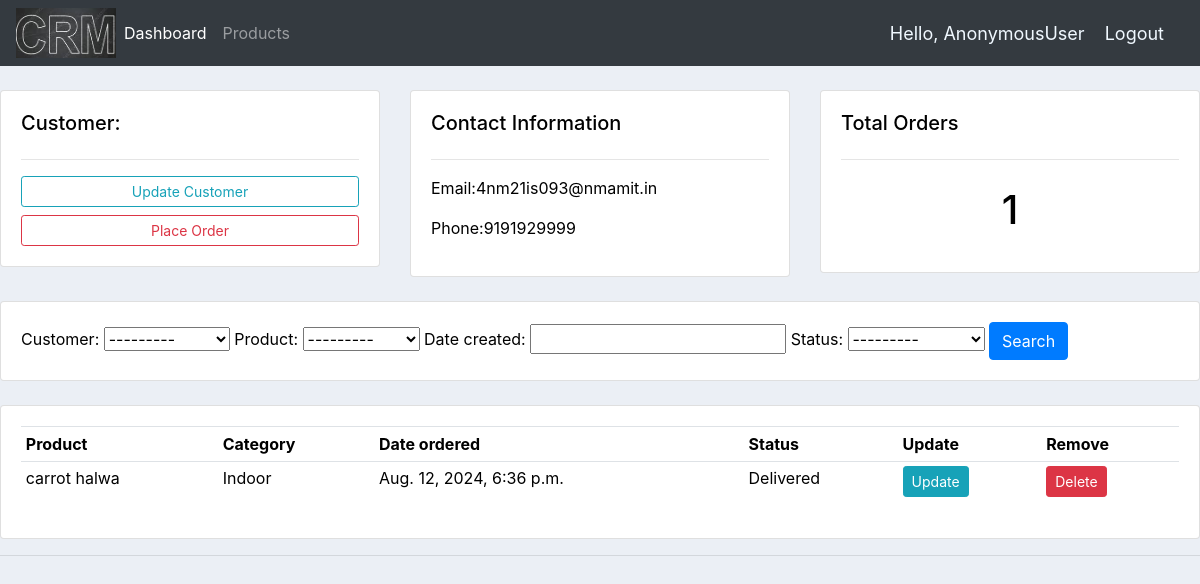
Before: /customers/3 with the older database file.
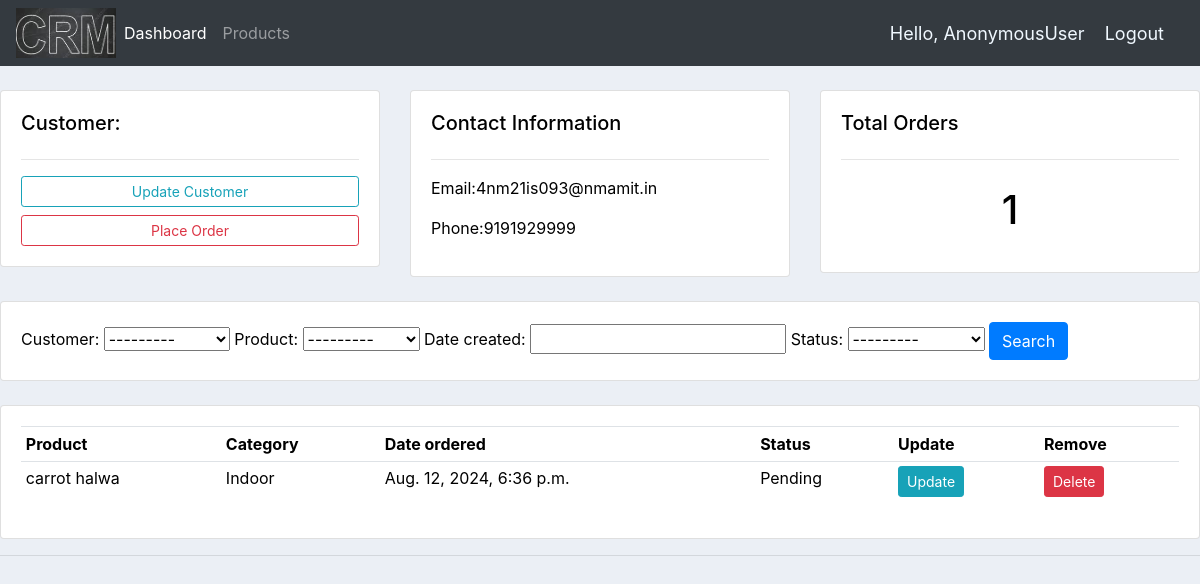
After: the same page with the newer database file.
### accounts/models.py (models this page shows, shortened)
class Order(models.Model):
    STATUS = (
        ('Pending','Pending'),
        ('out for delivery','out for delivery'),
        ('Delivered','Delivered'),
    )
    customer=models.ForeignKey(Customer,null=True,on_delete=models.SET_NULL)
    product=models.ForeignKey(Products,null=True,on_delete=models.SET_NULL)
    date_created=models.DateTimeField(auto_now_add=True)
    status=models.CharField(max_length=200,null=True,choices=STATUS)

class Products(models.Model):
    CATEGORY=(
        ('Indoor','Indoor'),
        ('Out Door','Out Door'),
    )
    name=models.CharField(max_length=200,null=True)
    price=models.FloatField(null=True)
    category=models.CharField(max_length=200,null=True,choices=CATEGORY)
    description=models.CharField(max_length=200,null=True,blank=True)
    date_created=models.DateTimeField(auto_now_add=True)
    tags = models.ManyToManyField(Tag)
    def __str__(self):
        return self.name

### accounts/views.py (the view)
# urls.py: path('customers/<str:pk>',views.customers,name='customers'),
def customers(request,pk):
    customer=Customer.objects.get(id=pk)
    order=customer.order_set.all()
    total_order=order.count()
    myFilter=OrderFilter(request.GET,queryset=order)
    order=myFilter.qs
    context={
        'cus':customer,
        'ord':order,
        'total_order':total_order,
        'myFilter':myFilter,
    }
    return render(request,'accounts/customers.html',context)

### accounts/models.py (called while the page is built)
    def __str__(self):
        return self.name

### accounts/templates/accounts/customers.html
{% extends "accounts/main.html" %}
{% block content %}
<br>
<div class="row">
    <div class="col-md">
        <div class="card card-body">
            <h5>Customer:</h5>
            <hr>
            <a class="btn btn-outline-info btn-sm btn-block" href="{% url 'updatecus' cus.id %}">Update Customer</a>
            <a class="btn btn-outline-danger btn-sm btn-block" href="{% url 'create_order' cus.id %}">Place Order</a>  {% comment %} 3 {% endcomment %}
        </div>
    </div>
    <div class="col-md">
        <div class="card card-body">
            <h5>Contact Information</h5>
            <hr>
            <p>Email:{{cus.email}}</p>
            <p>Phone:{{cus.phone}}</p>
        </div>
    </div>
    <div class="col-md">
        <div class="card card-body">
            <h5>Total Orders</h5>
            <hr>
            <h1 style="text-align: center;padding:10px ;">{{total_order}}</h1>
        </div>
    </div>
</div>
<br>
<div class="row">
    <div class="col">
        <div class="card card-body">
            <form method="get">
                {{myFilter.form}}
                <button class="btn btn-primary" type="submit">Search</button>
            </form>
        </div>
    </div>
</div>
<br>
<div class="row">
    <div class="col">
        <div class="card card-body">
            <table class="table table-sm">
                <tr>
                    <th>Product</th>
                    <th>Category</th>
                    <th>Date ordered</th>
                    <th>Status</th>
                    <th>Update</th>
                    <th>Remove</th>
                </tr>
                {% for order in ord  %}
                <tr>
                    <td>{{order.product.name}}</td>
                    <td>{{order.product.category}}</td>
                    <td>{{order.date_created}}</td>
                    <td>{{order.status}}</td>
                    <td><a class="btn btn-sm btn-info" href="{% url 'update_form' order.id %}">Update</a></td>
                    <td><a class="btn btn-sm btn-danger" href="{% url 'delete_order' order.id %}">Delete</a></td>
                </tr>
                {% endfor %}
            </table>
        </div>
    </div>
</div>
{% endblock content %}

Changed rows visible on the page:
changed Order "carrot halwa": status "Delivered" → "Pending"
